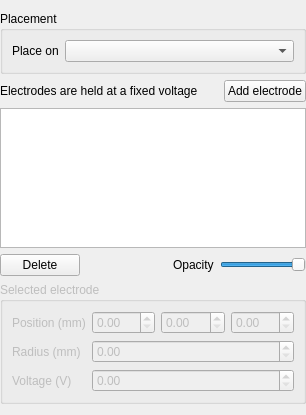
           <widget class="QWidget" name="electrodePage">
            <layout class="QVBoxLayout" name="electrodePageLayout">
             <property name="leftMargin">
              <number>0</number>
             </property>
             <property name="rightMargin">
              <number>0</number>
             </property>
             <item>
              <widget class="QGroupBox" name="electrodePlacementGroup">
               <property name="title">
                <string>Placement</string>
               </property>
               <layout class="QFormLayout" name="electrodePlacementLayout">
                <item row="0" column="0">
                 <widget class="QLabel" name="electrodeSurfaceLabel">
                  <property name="text">
                   <string>Place on</string>
                  </property>
                 </widget>
                </item>
                <item row="0" column="1">
                 <widget class="QComboBox" name="electrodeSurfaceCombo">
                  <property name="toolTip">
                   <string>Surface the electrodes are imprinted on, current flows in through it</string>
                  </property>
                 </widget>
                </item>
               </layout>
              </widget>
             </item>
             <item>
              <layout class="QHBoxLayout" name="addElectrodeLayout">
               <item>
                <widget class="QLabel" name="electrodeHint">
                 <property name="text">
                  <string>Electrodes are held at a fixed voltage</string>
                 </property>
                </widget>
               </item>
               <item>
                <spacer name="addElectrodeSpacer">
                 <property name="orientation">
                  <enum>Qt::Orientation::Horizontal</enum>
                 </property>
                 <property name="sizeHint" stdset="0">
                  <size>
                   <width>20</width>
                   <height>10</height>
                  </size>
                 </property>
                </spacer>
               </item>
               <item>
                <widget class="QPushButton" name="addElectrodeButton">
                 <property name="text">
                  <string>Add electrode</string>
                 </property>
                </widget>
               </item>
              </layout>
             </item>
             <item>
              <widget class="QListWidget" name="electrodeList">
               <property name="maximumSize">
                <size>
                 <width>16777215</width>
                 <height>140</height>
                </size>
               </property>
               <property name="editTriggers">
                <set>QAbstractItemView::EditTrigger::DoubleClicked|QAbstractItemView::EditTrigger::EditKeyPressed</set>
               </property>
              </widget>
             </item>
             <item>
              <layout class="QHBoxLayout" name="electrodeListButtons">
               <item>
                <widget class="QPushButton" name="deleteElectrodeButton">
                 <property name="text">
                  <string>Delete</string>
                 </property>
                </widget>
               </item>
               <item>
                <spacer name="electrodeListSpacer">
                 <property name="orientation">
                  <enum>Qt::Orientation::Horizontal</enum>
                 </property>
                 <property name="sizeHint" stdset="0">
                  <size>
                   <width>20</width>
                   <height>10</height>
                  </size>
                 </property>
                </spacer>
               </item>
               <item>
                <widget class="QLabel" name="electrodeAlphaLabel">
                 <property name="text">
                  <string>Opacity</string>
                 </property>
                </widget>
               </item>
               <item>
                <widget class="QSlider" name="electrodeAlpha">
                 <property name="maximumSize">
                  <size>
                   <width>120</width>
                   <height>16777215</height>
                  </size>
                 </property>
                 <property name="maximum">
                  <number>100</number>
                 </property>
                 <property name="value">
                  <number>100</number>
                 </property>
                 <property name="orientation">
                  <enum>Qt::Orientation::Horizontal</enum>
                 </property>
                </widget>
               </item>
              </layout>
             </item>
             <item>
              <widget class="QGroupBox" name="electrodeEditor">
               <property name="enabled">
                <bool>false</bool>
               </property>
               <property name="title">
                <string>Selected electrode</string>
               </property>
               <layout class="QFormLayout" name="electrodeEditorLayout">
                <item row="0" column="0">
                 <widget class="QLabel" name="electrodePositionLabel">
                  <property name="text">
                   <string>Position (mm)</string>
                  </property>
                 </widget>
                </item>
                <item row="0" column="1">
                 <layout class="QHBoxLayout" name="electrodePositionLayout">
                  <item>
                   <widget class="QDoubleSpinBox" name="electrodeX"/>
                  </item>
                  <item>
                   <widget class="QDoubleSpinBox" name="electrodeY"/>
                  </item>
                  <item>
                   <widget class="QDoubleSpinBox" name="electrodeZ"/>
                  </item>
                 </layout>
                </item>
                <item row="1" column="0">
                 <widget class="QLabel" name="electrodeRadiusLabel">
                  <property name="text">
                   <string>Radius (mm)</string>
                  </property>
                 </widget>
                </item>
                <item row="1" column="1">
                 <widget class="QDoubleSpinBox" name="electrodeRadius"/>
                </item>
                <item row="2" column="0">
                 <widget class="QLabel" name="electrodeVoltageLabel">
                  <property name="text">
                   <string>Voltage (V)</string>
                  </property>
                 </widget>
                </item>
                <item row="2" column="1">
                 <widget class="QDoubleSpinBox" name="electrodeVoltage"/>
                </item>
               </layout>
              </widget>
             </item>
             <item>
              <spacer name="electrodePageSpacer">
               <property name="orientation">
                <enum>Qt::Orientation::Vertical</enum>
               </property>
               <property name="sizeHint" stdset="0">
                <size>
                 <width>20</width>
                 <height>0</height>
                </size>
               </property>
              </spacer>
             </item>
            </layout>
           </widget>
